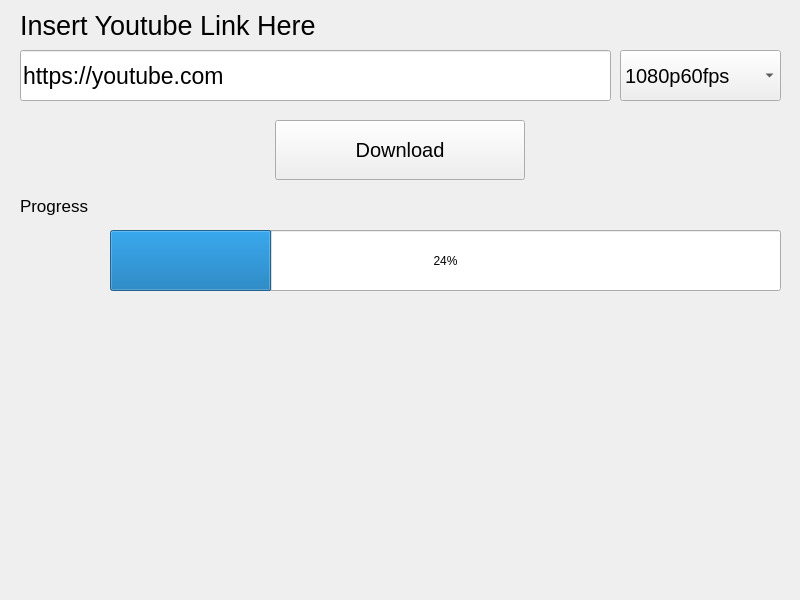
<?xml version="1.0" encoding="UTF-8"?>
<ui version="4.0">
 <class>Form</class>
 <widget class="QWidget" name="Form">
  <property name="geometry">
   <rect>
    <x>0</x>
    <y>0</y>
    <width>800</width>
    <height>600</height>
   </rect>
  </property>
  <property name="windowTitle">
   <string>WaiwaiVidi</string>
  </property>
  <widget class="QLabel" name="label">
   <property name="geometry">
    <rect>
     <x>20</x>
     <y>10</y>
     <width>301</width>
     <height>31</height>
    </rect>
   </property>
   <property name="styleSheet">
    <string notr="true">#label {
	font-size: 20pt
}</string>
   </property>
   <property name="text">
    <string>Insert Youtube Link Here</string>
   </property>
  </widget>
  <widget class="QLineEdit" name="linkLineEdit">
   <property name="geometry">
    <rect>
     <x>20</x>
     <y>50</y>
     <width>591</width>
     <height>51</height>
    </rect>
   </property>
   <property name="styleSheet">
    <string notr="true">#linkLineEdit {
	font-size: 17pt
}</string>
   </property>
   <property name="text">
    <string>https://youtube.com</string>
   </property>
  </widget>
  <widget class="QComboBox" name="dlOptionComboBox">
   <property name="geometry">
    <rect>
     <x>620</x>
     <y>50</y>
     <width>161</width>
     <height>51</height>
    </rect>
   </property>
   <property name="styleSheet">
    <string notr="true">#dlOptionComboBox {
	font-size: 15pt;
}</string>
   </property>
   <item>
    <property name="text">
     <string>1080p60fps</string>
    </property>
   </item>
  </widget>
  <widget class="QPushButton" name="dlButton">
   <property name="geometry">
    <rect>
     <x>275</x>
     <y>120</y>
     <width>250</width>
     <height>60</height>
    </rect>
   </property>
   <property name="layoutDirection">
    <enum>Qt::LeftToRight</enum>
   </property>
   <property name="styleSheet">
    <string notr="true">#dlButton {
	font-size: 15pt;
}</string>
   </property>
   <property name="text">
    <string>Download</string>
   </property>
  </widget>
  <widget class="QProgressBar" name="progressBar">
   <property name="geometry">
    <rect>
     <x>110</x>
     <y>230</y>
     <width>671</width>
     <height>61</height>
    </rect>
   </property>
   <property name="value">
    <number>24</number>
   </property>
  </widget>
  <widget class="QLabel" name="progressLabel">
   <property name="geometry">
    <rect>
     <x>20</x>
     <y>190</y>
     <width>301</width>
     <height>31</height>
    </rect>
   </property>
   <property name="styleSheet">
    <string notr="true">#progressLabel {
	font-size: 13pt
}</string>
   </property>
   <property name="text">
    <string>Progress</string>
   </property>
  </widget>
 </widget>
 <resources/>
 <connections/>
</ui>
